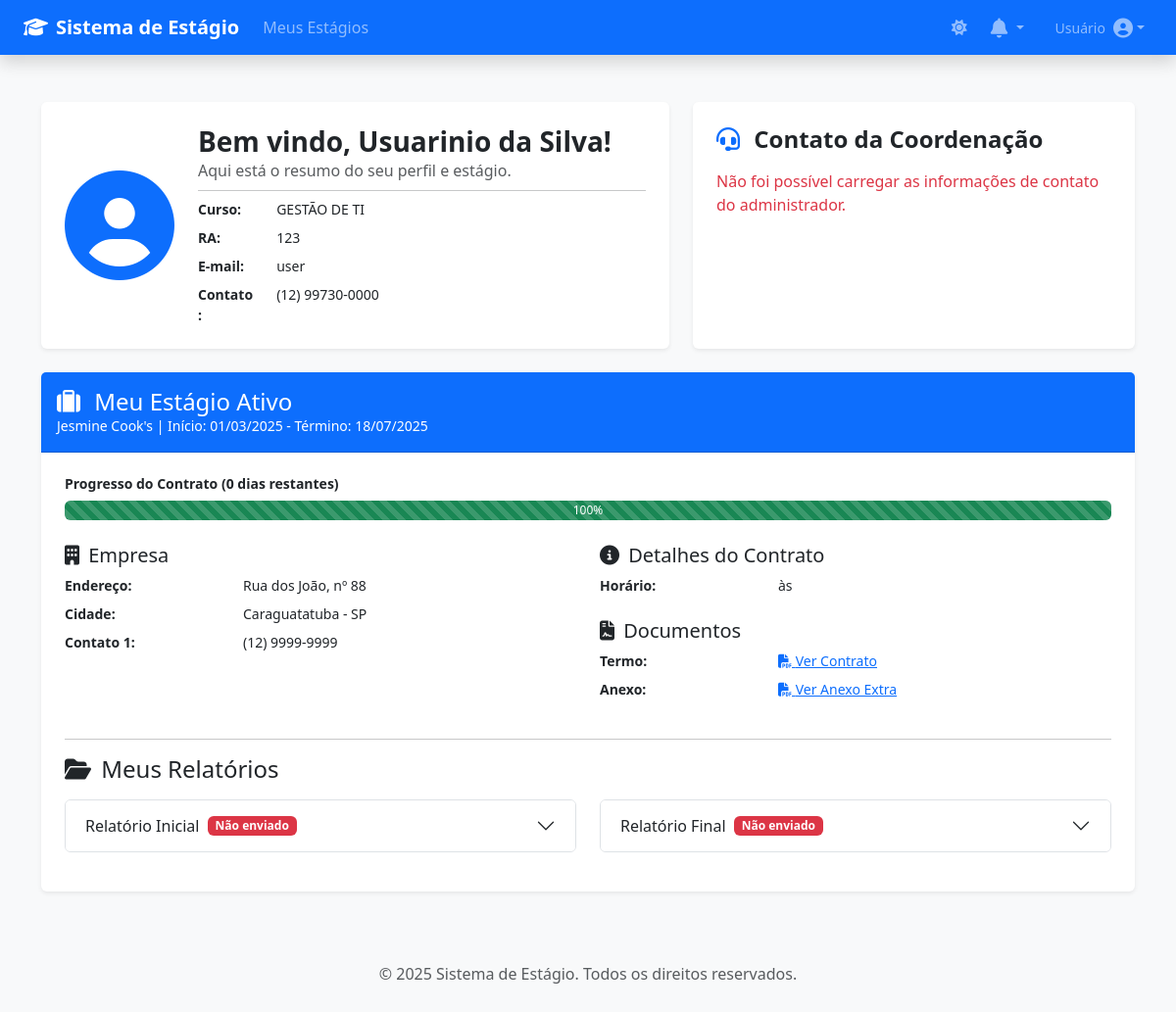
Before: / (signed in) with the older database file.
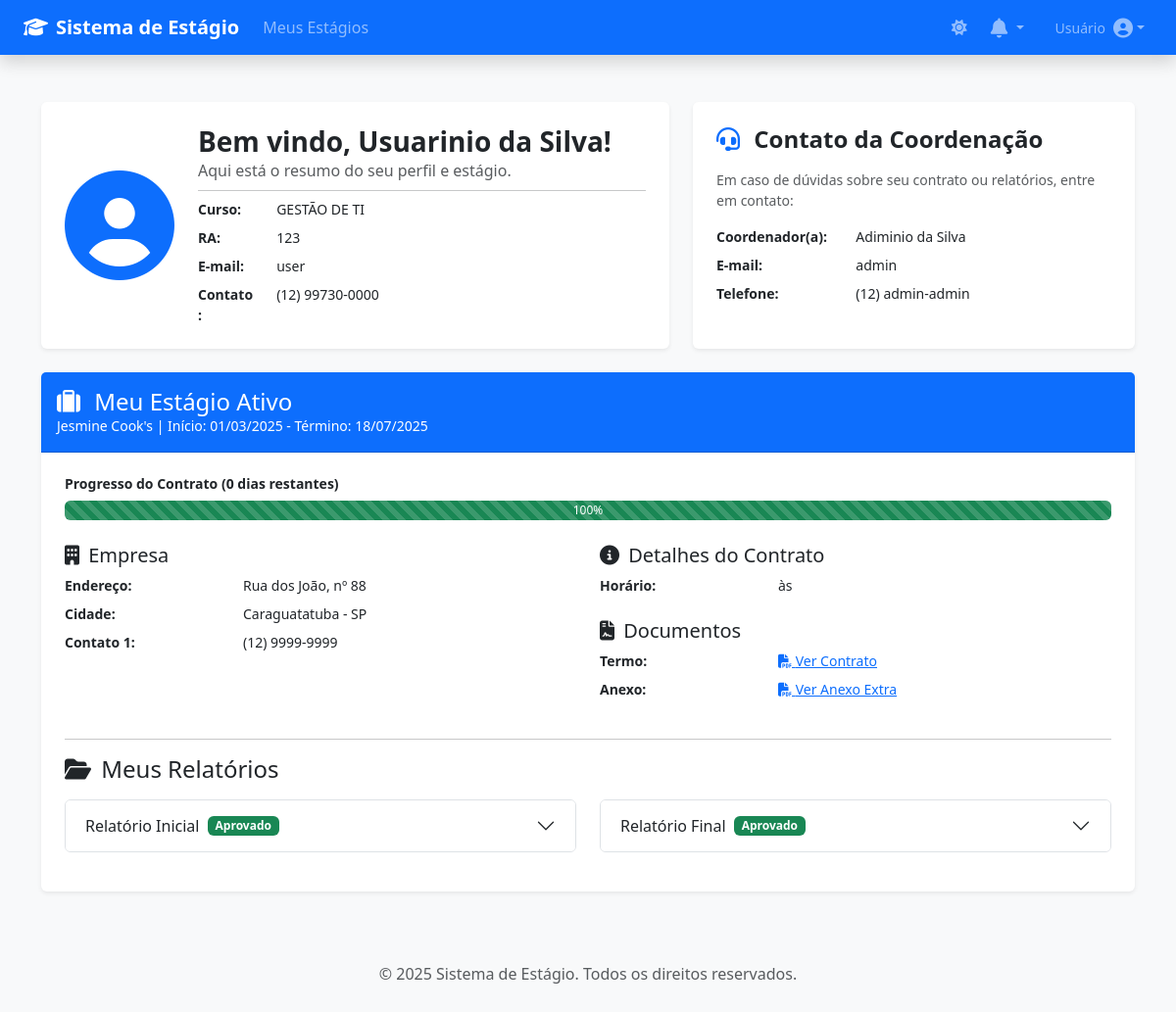
After: the same page with the newer database file.
### tables this page shows
CREATE TABLE `usuarios` (
  `user_id` int(11) NOT NULL,
  `user_ra` int(11) DEFAULT NULL,
  `user_login` varchar(255) NOT NULL,
  `user_senha` varchar(255) NOT NULL,
  `user_nome` varchar(255) NOT NULL,
  `user_contato` varchar(127) DEFAULT NULL,
  `user_acesso` varchar(15) NOT NULL,
  `user_id_curs` int(11) DEFAULT NULL
);

CREATE TABLE `cursos` (
  `curs_id` int(11) NOT NULL,
  `curs_nome` varchar(127) NOT NULL
);

CREATE TABLE `contratos` (
  `cntr_id` int(11) NOT NULL,
  `cntr_data_inicio` date NOT NULL,
  `cntr_data_fim` date NOT NULL,
  `cntr_escala_horario` varchar(127) NOT NULL,
  `cntr_termo_contrato` varchar(255) NOT NULL,
  `cntr_anexo_extra` varchar(255) DEFAULT NULL,
  `cntr_remunerado` tinyint(1) NOT NULL,
  `cntr_ativo` tinyint(1) NOT NULL,
  `cntr_id_relatorio_inicial` int(11) DEFAULT NULL,
  `cntr_id_relatorio_final` int(11) DEFAULT NULL,
  `cntr_id_empresa` int(11) NOT NULL,
  `cntr_id_usuario` int(11) NOT NULL
);

CREATE TABLE `empresas` (
  `empr_id` int(11) NOT NULL,
  `empr_nome` varchar(255) NOT NULL,
  `empr_contato_1` varchar(127) NOT NULL,
  `empr_contato_2` varchar(127) DEFAULT NULL,
  `empr_cidade` varchar(127) NOT NULL,
  `empr_endereco` varchar(255) NOT NULL
);

### index.php (the view, shortened to what the rows shown need)
<?php
require_once 'backend/helpers/db-connect.php';
$user_id = $_SESSION['usuario'];
$usuario = null;
$contratoAtivo = null;
$relatorioInicial = null;
$relatorioFinal = null;
$admin_contato = null;
function h($str) {
    return htmlspecialchars(trim($str ?? ''), ENT_QUOTES, 'UTF-8');
}
try {
    $sql_user = "SELECT * FROM usuarios
                 JOIN cursos ON user_id_curs = curs_id
                 WHERE user_id = ?";
    $stmt_user = $conexao->prepare($sql_user);
    $stmt_user->execute([$user_id]);
    $usuario = $stmt_user->fetch();
    $sql_contrato = "SELECT * FROM contratos
                     JOIN empresas ON cntr_id_empresa = empr_id
                     WHERE cntr_id_usuario = ? AND cntr_ativo = 1 LIMIT 1";
    $stmt_contrato = $conexao->prepare($sql_contrato);
    $stmt_contrato->execute([$user_id]);
    $contratoAtivo = $stmt_contrato->fetch();
    if ($contratoAtivo) {
        if (!empty($contratoAtivo['cntr_id_relatorio_inicial'])) {
            $sql_rini = "SELECT * FROM relatorio_inicial WHERE rini_id = ?";
            $stmt_rini = $conexao->prepare($sql_rini);
            $stmt_rini->execute([$contratoAtivo['cntr_id_relatorio_inicial']]);
            $relatorioInicial = $stmt_rini->fetch();
        }
        if (!empty($contratoAtivo['cntr_id_relatorio_final'])) {
            $sql_rfin = "SELECT * FROM relatorio_final WHERE rfin_id = ?";
            $stmt_rfin = $conexao->prepare($sql_rfin);
            $stmt_rfin->execute([$contratoAtivo['cntr_id_relatorio_final']]);
            $relatorioFinal = $stmt_rfin->fetch();
        }
    }
    $sql_admin = "SELECT user_nome, user_contato, user_login FROM usuarios WHERE user_acesso = 'admin' LIMIT 1";
    $stmt_admin = $conexao->prepare($sql_admin);
    $stmt_admin->execute();
    $admin_contato = $stmt_admin->fetch();
} catch (PDOException $e) {
    error_log("Erro PDO no Index (Aluno): " . $e->getMessage());
    die("Erro ao carregar dados do painel. Contate o administrador.");
}
?>
<?php
require 'components/head.php';
?>
<body class="d-flex flex-column min-vh-100 bg-body-tertiary">
    <main class="container-lg mt-4 flex-grow-1">
        <div class="row">
            <div class="col-lg-7 mb-4">
                <div class="card shadow-sm border-0 h-100">
                    <div class="card-body p-4">
                        <div class="d-flex align-items-center">
                            <div>
                                <h1 class="h3 fw-bold mb-0">Bem vindo, <?php echo h($usuario['user_nome']); ?>!</h1>
                                <p class="text-muted mb-1">Aqui está o resumo do seu perfil e estágio.</p>
                                <hr class="my-2">
                                <dl class="row mb-0 small">
                                    <dt class="col-sm-3 col-lg-2">Curso:</dt>
                                    <dd class="col-sm-9 col-lg-10"><?php echo h($usuario['curs_nome']); ?></dd>
                                    <dt class="col-sm-3 col-lg-2">RA:</dt>
                                    <dd class="col-sm-9 col-lg-10"><?php echo h($usuario['user_ra']); ?></dd>
                                    <dt class="col-sm-3 col-lg-2">E-mail:</dt>
                                    <dd class="col-sm-9 col-lg-10"><?php echo h($usuario['user_login']); ?></dd>
                                    <dt class="col-sm-3 col-lg-2">Contato:</dt>
                                    <dd class="col-sm-9 col-lg-10"><?php echo h($usuario['user_contato']); ?></dd>
                                </dl>
                            </div>
                        </div>
                    </div>
                </div>
            </div>
            <div class="col-lg-5 mb-4">
                <div class="card shadow-sm border-0 h-100">
                    <div class="card-body p-4 d-flex flex-column">
                        <h2 class="h4 fw-bold mb-3"><i class="fas fa-headset me-2 text-primary"></i> Contato da Coordenação</h2>
                        <?php if ($admin_contato): ?>
                            <p class="text-muted mb-3 small">Em caso de dúvidas sobre seu contrato ou relatórios, entre em contato:</p>
                            <dl class="row mb-0 small">
                                <dt class="col-sm-4">Coordenador(a):</dt>
                                <dd class="col-sm-8"><?php echo h($admin_contato['user_nome']); ?></dd>
                                <dt class="col-sm-4">E-mail:</dt>
                                <dd class="col-sm-8"><?php echo h($admin_contato['user_login']); ?></dd>
                                <dt class="col-sm-4">Telefone:</dt>
                                <dd class="col-sm-8"><?php echo h($admin_contato['user_contato']); ?></dd>
                            </dl>
                        <?php else: ?>
                            <p class="text-danger">Não foi possível carregar as informações de contato do administrador.</p>
                        <?php endif; ?>
                    </div>
                </div>
            </div>
        </div>
        <?php if ($contratoAtivo == null): ?>
            <div class="card shadow-sm border-0 mb-4">
                <div class="card-body text-center p-5">
                    <i class="fas fa-exclamation-triangle fa-4x text-warning mb-3"></i>
                    <h2 class="h4">Nenhum Contrato Ativo Encontrado</h2>
                    <p class="text-muted">
                        Você não possui nenhum contrato de estágio ativo no momento.
                        <br>
                        Por favor, entre em contato com a coordenação do curso se isso for um erro.
                    </p>
                </div>
            </div>
        <?php else: ?>
            <div class="card shadow-sm border-0 mb-4">
                <div class="card-header bg-primary text-white p-3">
                    <h2 class="h4 mb-0"><i class="fas fa-suitcase me-2"></i> Meu Estágio Ativo</h2>
                    <p class="mb-0 small"><?php echo h($contratoAtivo['empr_nome']); ?> |
                        Início: <?php echo date('d/m/Y', strtotime(h($contratoAtivo['cntr_data_inicio']))); ?> -
                        Término: <?php echo date('d/m/Y', strtotime(h($contratoAtivo['cntr_data_fim']))); ?>
                    </p>
                </div>
                <div class="card-body p-4">
                    <?php
                        $dataInicio = new DateTime($contratoAtivo['cntr_data_inicio']);
                        $dataFim = new DateTime($contratoAtivo['cntr_data_fim']);
                        $dataAtual = new DateTime();
                        $intervalo = $dataInicio->diff($dataFim);
                        $diasTotais = $intervalo->days;
                        $diasRestantesInterval = $dataAtual->diff($dataFim);
                        $diasRestantes = ($diasRestantesInterval->invert == 1) ? 0 : $diasRestantesInterval->days;
                        $percentual = 0;
                        if ($diasTotais > 0) {
                            $diasCorridos = $diasTotais - $diasRestantes;
                            $percentual = ($diasCorridos / $diasTotais) * 100;
                        }
                    ?>
                    <h5 class="small fw-bold">Progresso do Contrato (<?php echo $diasRestantes; ?> dias restantes)</h5>
                    <div class="progress mb-4" style="height: 20px;">
                        <div class="progress-bar progress-bar-striped bg-success" role="progressbar" style="width: <?php echo $percentual; ?>%;" aria-valuenow="<?php echo $percentual; ?>" aria-valuemin="0" aria-valuemax="100">
                            <?php echo round($percentual, 1); ?>%
                        </div>
                    </div>
                    <div class="row">
                        <div class="col-md-6">
                            <h5 class="text-dark"><i class="fas fa-building me-1"></i> Empresa</h5>
                            <dl class="row small">
                                <dt class="col-sm-4">Endereço:</dt>
                                <dd class="col-sm-8"><?php echo h($contratoAtivo['empr_endereco']); ?></dd>
                                <dt class="col-sm-4">Cidade:</dt>
                                <dd class="col-sm-8"><?php echo h($contratoAtivo['empr_cidade']); ?></dd>
                                <dt class="col-sm-4">Contato 1:</dt>
                                <dd class="col-sm-8"><?php echo h($contratoAtivo['empr_contato_1']); ?></dd>
                            </dl>
                        </div>
                        <div class="col-md-6">
                            <h5 class="text-dark"><i class="fas fa-info-circle me-1"></i> Detalhes do Contrato</h5>
                            <dl class="row small">
                                <dt class="col-sm-4">Horário:</dt>
                                <dd class="col-sm-8"><?php echo h($contratoAtivo['cntr_hora_inicio']); ?> às <?php echo h($contratoAtivo['cntr_hora_final']); ?></dd>
                            </dl>
                            <h5 class="text-dark"><i class="fas fa-file-contract me-1"></i> Documentos</h5>
                            <dl class="row small">
                                <dt class="col-sm-4">Termo:</dt>
                                <dd class="col-sm-8"><a href="<?php echo BASE_URL . h($contratoAtivo['cntr_termo_contrato']); ?>" target="_blank"><i class="fas fa-file-pdf"></i> Ver Contrato</a></dd>
                                <?php if (!empty($contratoAtivo['cntr_anexo_extra'])): ?>
                                <dt class="col-sm-4">Anexo:</dt>
                                <dd class="col-sm-8"><a href="<?php echo BASE_URL . h($contratoAtivo['cntr_anexo_extra']); ?>" target="_blank"><i class="fas fa-file-pdf"></i> Ver Anexo Extra</a></dd>
                                <?php endif; ?>
                            </dl>
                        </div>
                    </div>
                    <hr class="my-3">
                    <h4 class="mb-3"><i class="fas fa-folder-open me-1"></i> Meus Relatórios</h4>
                    <div class="row">
                        <div class="col-md-6 mb-3">
                            <div class="accordion" id="accordionRelatorioInicial">
                                <div class="accordion-item">
                                    <h2 class="accordion-header" id="headingRelatorioInicial">
                                        <button class="accordion-button collapsed" type="button" data-bs-toggle="collapse" data-bs-target="#collapseRelatorioInicial" aria-expanded="true" aria-controls="collapseRelatorioInicial">
                                            Relatório Inicial &nbsp;
                                            <?php if ($relatorioInicial):  ?>
                                                <?php if (empty($relatorioInicial['rini_assinatura'])): ?>
                                                    <span class="badge bg-warning text-dark">Aguardando Assinatura</span>
                                                    <?php $controleRelatorioInicial = 1; ?>
                                                <?php elseif (!empty($relatorioInicial['rini_assinatura']) && $relatorioInicial['rini_aprovado'] == 0): ?>
                                                    <span class="badge bg-warning text-dark">Aguardando Validação</span>
                                                    <?php $controleRelatorioInicial = 2; ?>
                                                <?php elseif (!empty($relatorioInicial['rini_assinatura']) && $relatorioInicial['rini_aprovado'] == 1): ?>
                                                    <span class="badge bg-success">Aprovado</span>
                                                <?php endif; ?>
                                            <?php else: ?>
                                                <span class="badge bg-danger">Não enviado</span>
                                            <?php endif; ?>
                                        </button>
                                    </h2>
                                </div>
                            </div>
                        </div>
                        <div class="col-md-6 mb-3">
                            <div class="accordion" id="accordionRelatorioFinal">
                                <div class="accordion-item">
                                    <h2 class="accordion-header" id="headingRelatorioFinal">
                                        <button class="accordion-button collapsed" type="button" data-bs-toggle="collapse" data-bs-target="#collapseRelatorioFinal" aria-expanded="false" aria-controls="collapseRelatorioFinal">
                                            Relatório Final &nbsp;
                                            <?php if ($relatorioFinal):  ?>
                                                <?php if (empty($relatorioFinal['rfin_assinatura'])): ?>
                                                    <span class="badge bg-warning text-dark">Aguardando Assinatura</span>
                                                    <?php $controleRelatorioFinal = 1; ?>
                                                <?php elseif (!empty($relatorioFinal['rfin_assinatura']) && $relatorioFinal['rfin_aprovado'] == 0): ?>
                                                    <span class="badge bg-warning text-dark">Aguardando Validação</span>
                                                    <?php $controleRelatorioFinal = 2; ?>
                                                <?php elseif (!empty($relatorioFinal['rfin_assinatura']) && $relatorioFinal['rfin_aprovado'] == 1): ?>
                                                    <span class="badge bg-success">Aprovado</span>
                                                <?php endif; ?>
                                            <?php else: ?>
                                                <span class="badge bg-danger">Não enviado</span>
                                            <?php endif; ?>
                                        </button>
                                    </h2>
                                </div>
                            </div>
                        </div>
                    </div>
                </div>
            </div>
        <?php endif; ?>
    </main>
</body>
</html>

Changed rows visible on the page:
added usuarios: user_nome "Adiminio da Silva", user_login "admin", user_contato "(12) admin-admin"
Other visible differences:
text no longer shown: "Não foi possível carregar as informações de contato do administrador. Não enviado Não enviado"
text now shown: "Em caso de dúvidas sobre seu contrato ou relatórios, entre em contato: Coordenador(a): E-mail: Telefone: Aprovado Aprovado"
